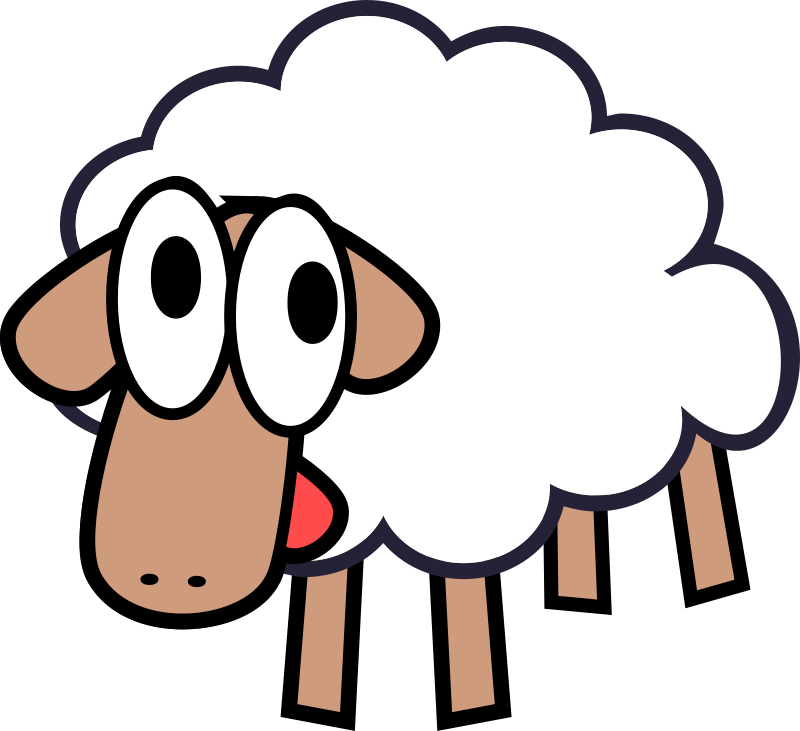
#> input picture do/do0/do0.jpg, 800 x 731 px
$ python do0.py
#> lines starting #> are read from the running program, lines starting #| are printed output that depends on the picture
"""
在图片的右下角加上文本信息
"""
from PIL import Image, ImageDraw, ImageFont


def add_text(img, str):
    # 打开图片
#> called with img = 'do0.jpg', str = 'a'
    im = Image.open(img).convert('RGB')
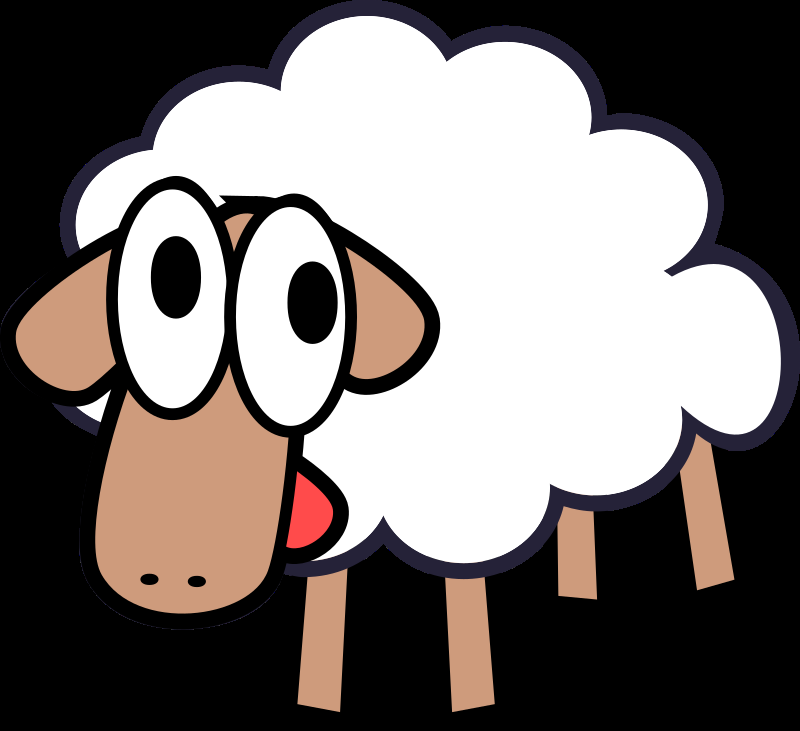
#> im: PIL image 800x731 RGB; mean R, G, B 122.6, 115.8, 113.3
    # 加载一个TrueType或者OpenType字体文件，并且创建一个字体对象
    tfont = ImageFont.truetype('Candarab.ttf', 30)
    # 创建一个可以在给定图像上绘图的对象
    draw = ImageDraw.Draw(im)
    # 拿到图像的宽高
    width, height = im.size
#> width = 800; height = 731
    print(width, height)
#| 800 731
    # 在给定的位置绘制一个字符创。(xy,text,fill,front)  xy偏移坐标  初始左上角的位置 |  fill字体颜色 | font 字体类型 ImageFont
    draw.text((width - 160, height - 160), str, fill='yellow', font=tfont)
    # 保存
    im.save('do0_1.jpg')


if __name__ == '__main__':
    add_text('do0.jpg', 'a')
